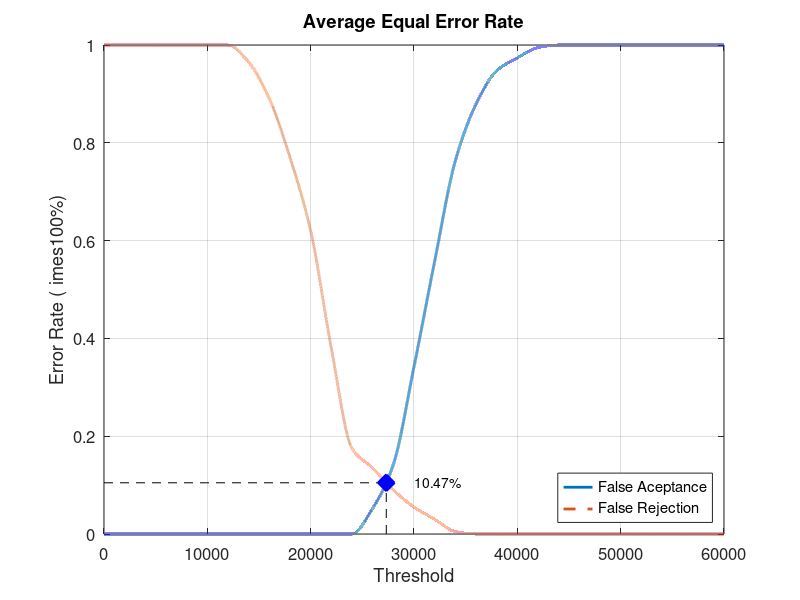
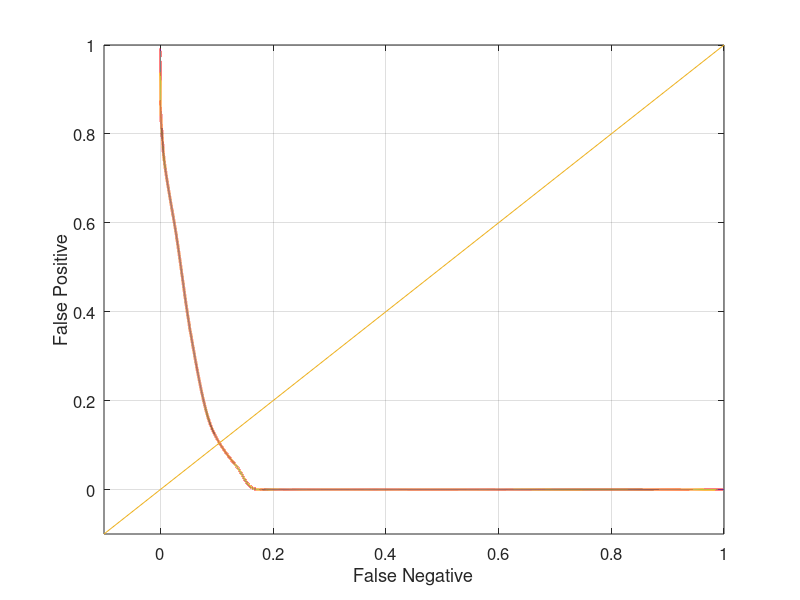

Recreate these plots in MATLAB, in order.
close all;
clear;
clc;
x = 0:2000:60000;
xq = 0:0.5:60000;

y0 = [0 0 0 0 0 0 0 0 0 0 0 0 0 0.0526316 0.142105 0.342105 0.557895 0.763158 0.878947 0.947368 0.973684 0.994737 1 1 1 1 1 1 1 1 1]
yy0 = interp1(x, y0, xq, 'pchip');
y1 = [1 1 1 1 1 1 1 0.965 0.89 0.77 0.62 0.38 0.175 0.135 0.09 0.055 0.03 0.005 0 0 0 0 0 0 0 0 0 0 0 0 0]
yy1 = interp1(x, y1, xq, 'pchip');

% Calculating EER: 
y2 = abs(y0 - y1);
find(y2 == min(y2))
yy2 = abs(yy0 - yy1);
xEER = find(yy2 == min(yy2));
xEERIndex = xq(xEER) % X-axis EER
yEER = yy0(xEER) % Y-axis EER

main = figure
plot(xq, yy0,'-','LineWidth', 2);	hold on
plot(xq, yy1,'--','LineWidth', 2);	hold on
plot([xEERIndex xEERIndex], [0 yEER], 'k--');	hold on
plot([0 xEERIndex], [yEER yEER], 'k--');	hold on
plot(xEERIndex, yEER, 'bx', 'LineWidth', 10);	hold on
text(xEERIndex + 10 * xEERIndex / 100, yEER, [num2str(round((10000 * yEER)) / 100) '%'])
legend('False Aceptance', 'False Rejection', 'Location', 'SouthEast')
xlabel('Threshold')
ylabel('Error Rate (	imes100%)')
title('Average Equal Error Rate')
set(gca, 'FontSize', 12)
axis([0 60000 0 1])
grid on

print(main, 'Database5_1Main', '-dpng');
FNRxFPR = figure('Color', [1 1 1]);
plot(yy1, yy0, '-', yy1, yy0, 'LineWidth', 2);
hold on
y = -0.1:0.1:1
plot(y, y); 
set(gca, 'FontSize', 12)
xlabel('False Negative')
ylabel('False Positive')
axis([-0.1 1 -0.1 1])
set(gca, 'FontSize', 12)
grid on

print(FNRxFPR, 'Database5_1FNRxFPR','-dpng');
